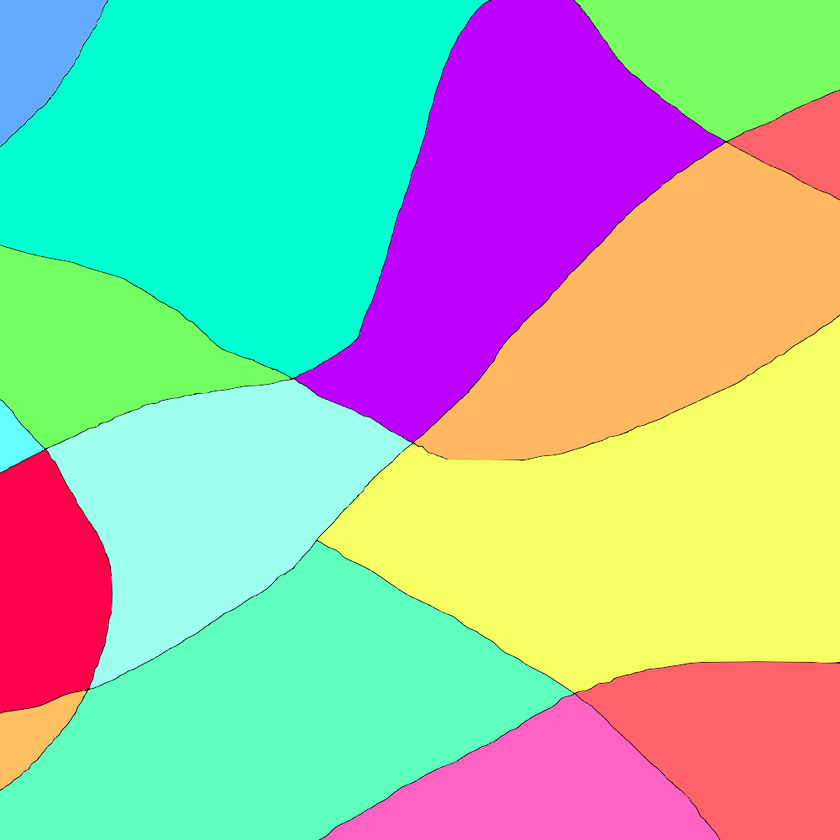
#> input picture test.png, 840 x 840 px, shrunk from 1000 x 1000 before the run
$ python GMM.py
#> lines starting #> are read from the running program, lines starting #| are printed output that depends on the picture
import cv2
import matplotlib.pyplot as plt
import numpy as np
from sklearn.mixture import GaussianMixture


def apply_gmm(image, n_components):
    # 画像を2次元配列に変換
    data = image.reshape((-1, 3))
    data = np.float32(data)

    # ガウシアン混合モデルの適用
    gmm = GaussianMixture(n_components=n_components).fit(data)
    labels = gmm.predict(data)
    centers = gmm.means_

    centers = np.uint8(centers)
    segmented_image = centers[labels]
    segmented_image = segmented_image.reshape(image.shape)

    return segmented_image

def main(image_path, n_components):
    # 画像の読み込み
#> called with image_path = 'test.png', n_components = 5
    image = cv2.imread(image_path)
#> image is the input picture: shape (840, 840, 3); mean B, G, R 164.4, 191.7, 157.7

    # 画像をBGRからRGBに変換（matplotlibで表示するため）
    image_rgb = cv2.cvtColor(image, cv2.COLOR_BGR2RGB)

    # GMMクラスタリングの適用
    segmented_image = apply_gmm(image_rgb, n_components)
#> in apply_gmm, `centers = gmm.means_`: centers = [[66.26, 255, 207.8], [248.8, 227.7, 96.85], [189, 0, 255], [227.3, 96.72, 135.7], [117.7, 255, 98]]
#> in apply_gmm, `centers = np.uint8(centers)`: centers = [[66, 254, 207], [248, 227, 96], [189, 0, 255], [227, 96, 135], [117, 254, 97]]
#> in apply_gmm, `segmented_image = segmented_image.reshape(image.shape)`:
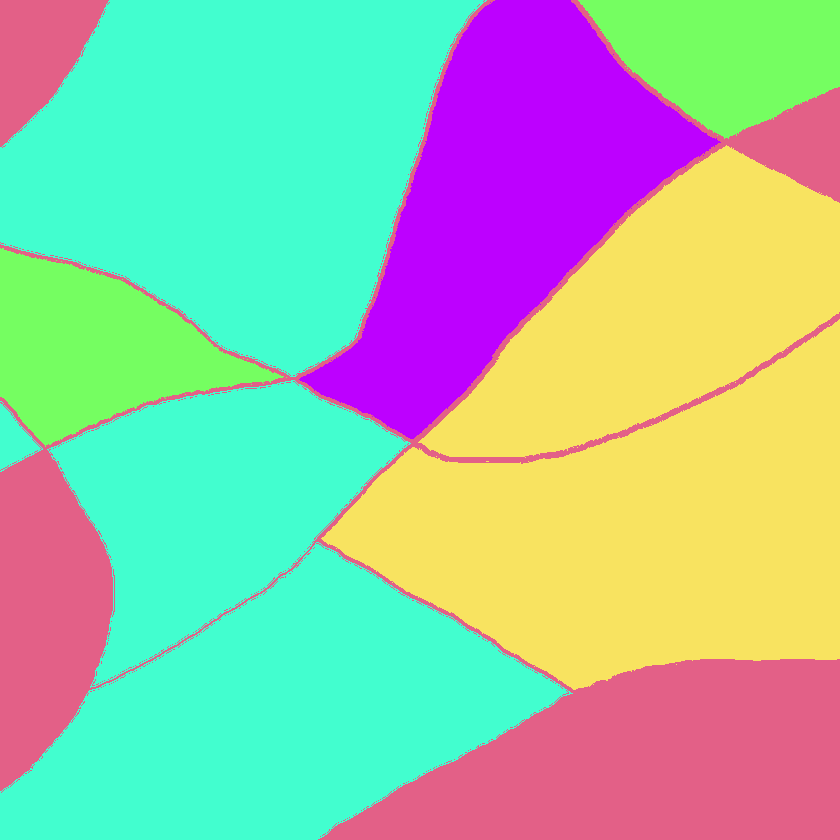
#> segmented_image: shape (840, 840, 3); mean R, G, B 157.2, 191, 163.7

    # 画像を表示
    plt.figure(figsize=(8, 4))  # ウィンドウのサイズを変更
    plt.subplot(1, 2, 1)
    plt.title('Original Image')
    plt.imshow(image_rgb)
    plt.subplot(1, 2, 2)
    plt.title('Segmented Image using GMM')
    plt.imshow(segmented_image)
    plt.tight_layout()  # レイアウトを自動調整
    plt.show()
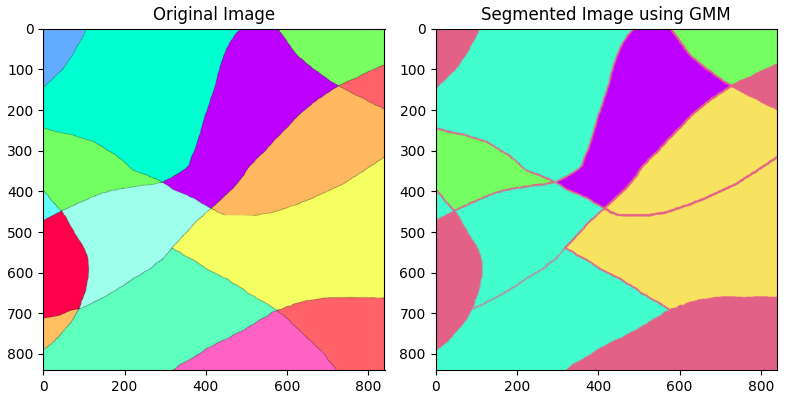
#> figure drawn by matplotlib, 2 panels

    # 結果の保存
    output_path = 'segmented_image_gmm.png'
    cv2.imwrite(output_path, cv2.cvtColor(segmented_image, cv2.COLOR_RGB2BGR))

    print(f'Segmented image saved to: {output_path}')

if __name__ == "__main__":
    import argparse

    parser = argparse.ArgumentParser(description="GMM clustering for image color quantization")
    parser.add_argument('--image_path', type=str, default='test.png', help='Path to the input image')
    parser.add_argument('--n_components', type=int, default=5, help='Number of components for GMM.')

    args = parser.parse_args()

    main(args.image_path, args.n_components)
